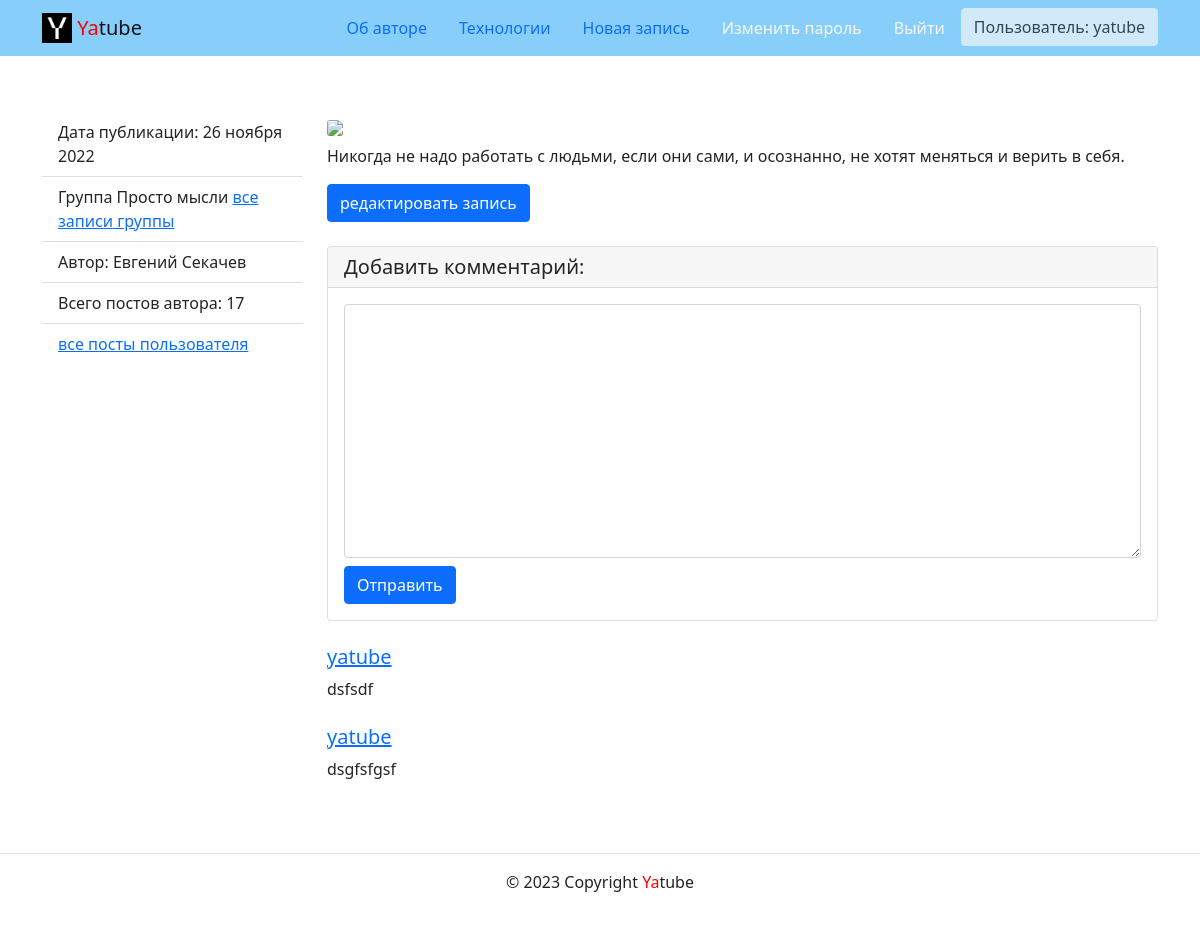
The page /posts/63/ (signed in) on the database its author committed.
### posts/models.py (models this page shows, shortened)
class Post(CreatedModel):
    text = models.TextField(
        'Текст поста',
        help_text='Введите текст поста'
    )
    author = models.ForeignKey(
        User,
        on_delete=models.CASCADE,
        related_name='posts',
        verbose_name='Автор'
    )
    group = models.ForeignKey(
        Group,
        blank=True,
        null=True,
        on_delete=models.SET_NULL,
        related_name='posts',
        verbose_name='Группа',
        help_text='Группа, к которой будет относиться пост'
    )
    image = models.ImageField(
        'Картинка',
        upload_to='posts/',
        blank=True
    )
    class Meta:
        ordering = ('-pub_date',)
        verbose_name = 'Пост'
        verbose_name_plural = 'Посты'

class Group(models.Model):
    title = models.CharField('Имя группы', max_length=200)
    slug = models.SlugField('slug группы', unique=True)
    description = models.TextField('Описание группы')
    class Meta:
        verbose_name = 'Группа'
        verbose_name_plural = 'Группы'

class Comment(CreatedModel):
    post = models.ForeignKey(
        Post,
        on_delete=models.CASCADE,
        related_name='comments',
        verbose_name='Пост'
    )
    author = models.ForeignKey(
        User,
        on_delete=models.CASCADE,
        related_name='comments',
        verbose_name='Комментатор'
    )
    text = models.TextField(
        'Текст комментария',
        help_text='Добавьте комментарий'
    )
    created = models.DateTimeField('Дата комментария', auto_now_add=True)
    class Meta:
        ordering = ('-pub_date',)
        verbose_name = 'Комментарий'
        verbose_name_plural = 'Комментарии'

### posts/views.py (the view)
# urls.py: path('posts/<int:post_id>/', views.post_detail, name='post_detail'),
def post_detail(request, post_id):
    post = get_object_or_404(Post, id=post_id)
    author_posts_count = Post.objects.filter(author_id=post.author_id).count()
    form = CommentForm(request.POST or None)
    comments = Comment.objects.filter(post_id=post_id)
    context = {
        'post': post,
        'char_count': POST_FIRST_CHARS_TITLE,
        'author_posts_count': author_posts_count,
        'form': form,
        'comments': comments
    }
    return render(request, 'posts/post_detail.html', context)

### posts/forms.py
class CommentForm(forms.ModelForm):
    class Meta:
        model = Comment
        fields = ('text',)
        help_texts = {
            'text': 'Текст комментария'
        }

### core/context_processors/year.py (called while the page is built)
def year(request):
    return {
        'year': datetime.datetime.now().year
    }

### core/templatetags/user_filters.py (called while the page is built)
@register.filter
def addclass(field, css):
    return field.as_widget(attrs={'class': css})

### templates/posts/post_detail.html (shortened to what this page needs)
{% extends 'base.html' %}
{% load user_filters %}
{% block content %}
  <div class="row">
    <aside class="col-12 col-md-3">
      <ul class="list-group list-group-flush">
        <li class="list-group-item">
          Дата публикации: {{ post.pub_date|date:"d E Y" }}
        </li>
        {% if post.group %}
          <li class="list-group-item">
            Группа {{ post.group.title }}
            <a href="{% url 'posts:group_list' post.group.slug %}">все записи группы</a>
          </li>
        {% endif %}
        <li class="list-group-item">
          Автор: {{ post.author.get_full_name }}
        </li>
        <li class="list-group-item d-flex justify-content-between align-items-center">
          Всего постов автора: {{ author_posts_count }}
        </li>
        <li class="list-group-item">
          <a href="{% url 'posts:profile' post.author.username %}">все посты пользователя</a>
        </li>
      </ul>
    </aside>
    {% load thumbnail %}
    <article class="col-12 col-md-9">
      {% thumbnail post.image "960x339" crop="center" upscale=True as im %}
        <img class="card-img my-2" src="{{ im.url }}">
      {% endthumbnail %}
      <p>
        {{ post.text }}
      </p>
      {% if  request.user == post.author %}
        <a class="btn btn-primary" href="{% url 'posts:post_edit' post.id %}">
          редактировать запись
        </a>
      {% endif %}
      {% if user.is_authenticated %}
        <div class="card my-4">
          <h5 class="card-header">Добавить комментарий:</h5>
          <div class="card-body">
            <form method="post" action="{% url 'posts:add_comment' post.id %}">
              <div class="form-group mb-2">
                {{ form.text|addclass:'form-control' }}
              </div>
              <button type="submit" class="btn btn-primary">Отправить</button>
            </form>
          </div>
        </div>
      {% endif %}
      {% for comment in comments %}
        <div class="media mb-4">
          <div class="media-body">
            <h5 class="mt-0">
              <a href="{% url 'posts:profile' comment.author.username %}">
                {{ comment.author.username }}
              </a>
            </h5>
            <p>
              {{ comment.text }}
            </p>
          </div>
        </div>
      {% endfor %}
    </article>
  </div>
{% endblock %}

### templates/includes/header.html (shortened to what this page needs)
{% load static %}
<nav class="navbar navbar-light" style="background-color: lightskyblue">
  <div class="container">
    <a class="navbar-brand" href="{% url 'posts:index' %}">
      <img src="{% static 'img/logo.png' %}" width="30" height="30" class="d-inline-block align-top" alt="">
      <span style="color:red">Ya</span>tube
    </a>
    <ul class="nav nav-pills">
      {% with request.resolver_match.view_name as view_name %}
        <li class="nav-item">
          <a class="nav-link {% if view_name  == 'about:author' %}active{% endif %}"
             href="{% url 'about:author' %}">
            Об авторе
          </a>
        </li>
        <li class="nav-item">
          <a class="nav-link {% if view_name  == 'about:tech' %}active{% endif %}"
             href="{% url 'about:tech' %}">Технологии</a>
        </li>
        {% if request.user.is_authenticated %}
          <li class="nav-item">
            <a class="nav-link {% if view_name  == "posts:post_create" %}active{% endif %}"
               href="{% url 'posts:post_create' %}">Новая запись</a>
          </li>
          <li class="nav-item">
            <a class="nav-link link-light {% if view_name  == 'users:password_change' %}active{% endif %}"
               href="{% url 'users:password_change' %}">Изменить пароль</a>
          </li>
          <li class="nav-item">
            <a class="nav-link link-light {% if view_name  == 'users:logout' %}active{% endif %}"
               href="{% url 'users:logout' %}">Выйти</a>
          </li>
          <li>
            <button type="button" class="btn btn btn-light" disabled>Пользователь: {{ user.username }}</button>
          </li>
        {% endif %}
      {% endwith %}
    </ul>
  </div>
</nav>

### rows shown on the page
Post: pub_date "26 ноября 2022", group "Просто мысли", author.get_full_name "Евгений Секачев", text "Никогда не надо работать с людьми, если они сами, и осознанно, не хотят меняться и верить в себя."
Comment: author.username "yatube", text "dsfsdf"
Comment: author.username "yatube", text "dsgfsfgsf"

### other values the page prints
{{ user.username }} "yatube"
{{ author_posts_count }} "17"
